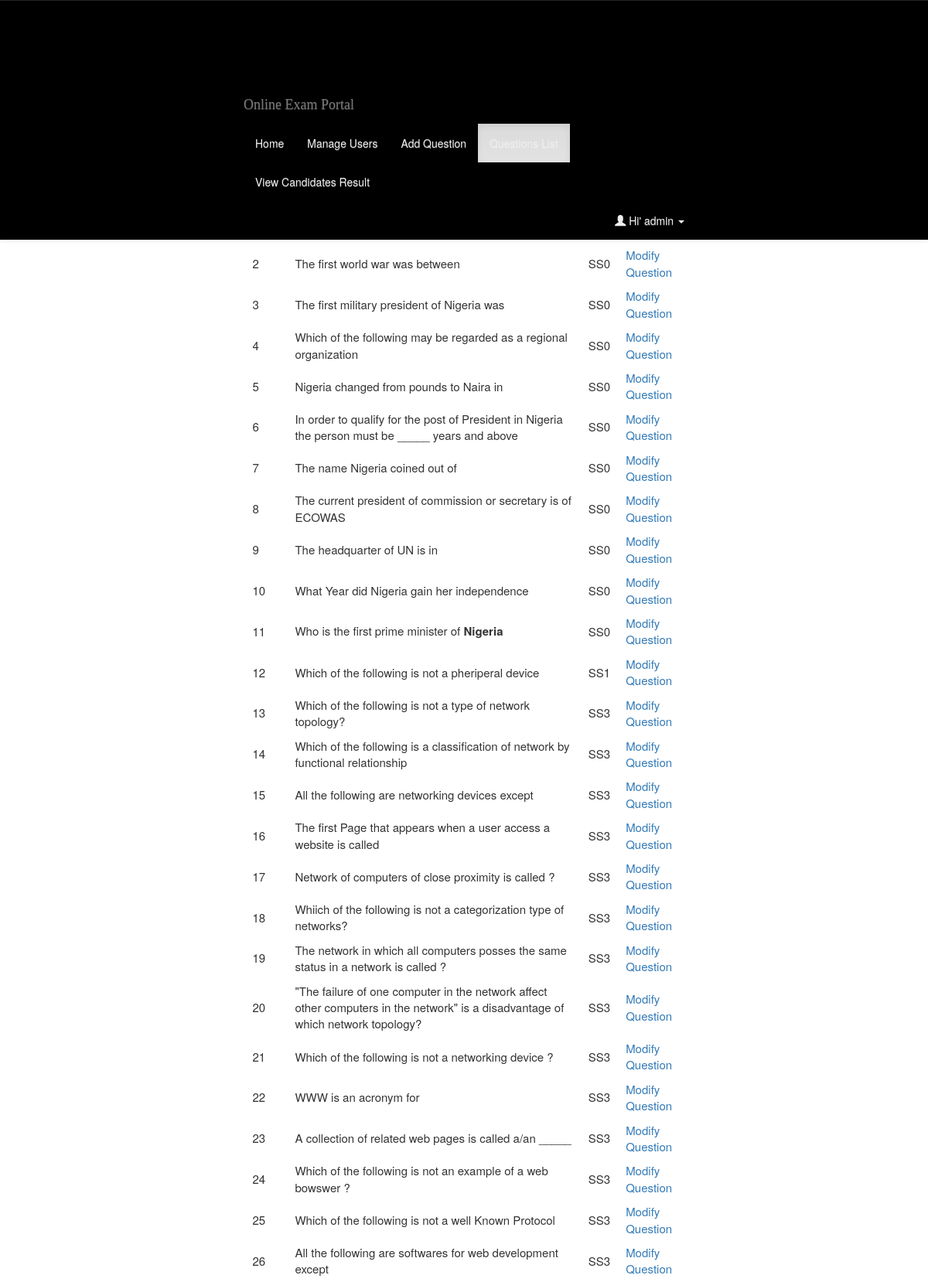
/admin/quest_list.php (signed in, upper part), run on the app's committed database.
### tables this page shows
CREATE TABLE `questions` (
  `q_id` int(11) NOT NULL,
  `quesNo` int(12) NOT NULL,
  `ques` text NOT NULL,
  `level` varchar(11) NOT NULL
);

### admin/quest_list.php (the view, shortened to what this page needs)
<?php
include_once '../dbconfig.php';
$stmt = $db_con->prepare("SELECT * FROM tbl_admin WHERE aid=:uid");
$stmt->execute(array(":uid"=>$_SESSION['admin_session']));
$row=$stmt->fetch(PDO::FETCH_ASSOC);
?>
<!DOCTYPE html PUBLIC "-//W3C//DTD XHTML 1.0 Transitional//EN" "http://www.w3.org/TR/xhtml1/DTD/xhtml1-transitional.dtd">
<html xmlns="http://www.w3.org/1999/xhtml">
<head>
<link href="../bootstrap/css/bootstrap.min.css" rel="stylesheet" media="screen">
<link href="../bootstrap/css/bootstrap-theme.min.css" rel="stylesheet" media="screen">
<link href="../style.css" rel="stylesheet" media="screen">
</head>
<body>
<header id="header">
  <nav class="navbar navbar-default navbar-fixed-top">
      <div class="container">
        <div class="navbar-header">
          <a class="navbar-brand" href="index.php">Online Exam Portal</a>
        </div>
        <div id="navbar" class="navbar-collapse collapse">
          <ul class="nav navbar-nav">
            <li ><a href="index.php">Home</a></li>
            <li  ><a href="manage_users.php">Manage Users</a></li>
            <li><a href="select_level.php">Add Question</a></li>
	<li class="active"><a href="quest_list.php"> Questions List</a></li>
        <li ><a href="view_result.php"> View Candidates Result</a></li>
          </ul>
          <ul class="nav navbar-nav navbar-right">
            <li class="dropdown">
              <a href="#" class="dropdown-toggle" data-toggle="dropdown" role="button" aria-haspopup="true" aria-expanded="false">
        <span class="glyphicon glyphicon-user"></span>&nbsp;Hi' <?php echo $row['username']; ?>&nbsp;<span class="caret"></span></a>
            </li>
          </ul>
        </div>
      </div>
    </nav>
</header>
	<div class="item active">
			 <div class="container" style="min-height: 550px;">
			 <h1> Admin Panel - Question List</h1>
			<div class="quelist">
			<table class="tblone" >
				<tr>
							<th width="10%">
							</th>
							<th width="70%">
							</th>
							<th width="5%">
							</th>
							<th width="20%">
							</th>
				</tr>
				<?php
	$sql= "SELECT * FROM questions order by level asc";
			$i=0;
			foreach ($db_con->query($sql) as $rows) {
				++$i
?>
					<tr>
						<td>
						<?php
							echo $i;
						?>
						</td>
						<td>
						<?php  echo $rows['ques'];?>
						</td>
						<td>
						<?php  echo $rows['level'];?>
						</td>
						<td>
                              <a href="modquest.php?id=<?php echo $rows['quesNo'] ?>" > Modify Question</a>
						</td>
				</tr>
			<?php
			}
?>
			</table>
			</div>
				  </div>
              </div>
</body>
</html>

### css/style.css (style rules this page uses)
body { background:#f1f9f9; }
.container { //border:solid red 1px; margin-top:110px; width: 50%; }
.navbar-brand { font-family:"Lucida Handwriting"; }
body { background: url(images/bglight.png); }
#header { height: 50px; padding: 10px; background-color: #755; border-bottom: 2px inset #aaaaaa; border-bottom-style: groove; color: #eee; }
#header nav { background: #755; }
#navbar a { color: #eee; }

### admin/quest_list.php (style rules this page uses)
#header { height: 50px; padding: 10px; background-color: #755; border-bottom: 2px inset #aaaaaa; border-bottom-style: groove; color: #eee; }
#header nav { background: black; }
#navbar a { color: #eee; }
h1 { display: block; font-size: 2em; -webkit-margin-before: 0.67em; -webkit-margin-after: 0.67em; -webkit-margin-start: 0px; -webkit-margin-end: 0px; font-weight: bold; }
.tblone { width:100%; border:1px solid #fff; margin:20px 0; }
.tblone td { font-size: 15px; padding: 5px 10px; }
table.tblone th { background-color: #d0d0d0; border: 2px solid #ffffff; text-align: center }
table.tblone tr:nth-child(2n+1) { background:#fff;height:30px; }

### data on the page
questions: ques "The first world war was between", level "SS0"
questions: ques "The first military president of Nigeria was", level "SS0"
questions: ques "Which of the following may be regarded as a regional organization", level "SS0"
questions: ques "Nigeria changed from pounds to Naira in", level "SS0"
questions: ques "In order to qualify for the post of President in Nigeria the person must be _____ years and above", level "SS0"
questions: ques "The name Nigeria coined out of", level "SS0"
questions: ques "The current president of commission or secretary is of ECOWAS", level "SS0"
questions: ques "The headquarter of UN is in", level "SS0"
questions: ques "What Year did Nigeria gain her independence", level "SS0"
questions: ques "Who is the first prime minister of Nigeria", level "SS0"
questions: ques "Which of the following is not a pheriperal device", level "SS1"
questions: ques "Which of the following is not a type of network topology?", level "SS3"
questions: ques "Which of the following is a classification of network by functional relationship", level "SS3"
questions: ques "All the following are networking devices except", level "SS3"
questions: ques "The first Page that appears when a user access a website is called", level "SS3"
questions: ques "Network of computers of close proximity is called ?", level "SS3"
questions: ques "Whiich of the following is not a categorization type of networks?", level "SS3"
questions: ques "The network in which all computers posses the same status in a network is called ?", level "SS3"
questions: ques "\"The failure of one computer in the network affect other computers in the network\" is a disadvantage of which network topology?", level "SS3"
questions: ques "Which of the following is not a networking device ?", level "SS3"
questions: ques "WWW is an acronym for", level "SS3"
questions: ques "A collection of related web pages is called a/an _____", level "SS3"
questions: ques "Which of the following is not an example of a web bowswer ?", level "SS3"
questions: ques "Which of the following is not a well Known Protocol", level "SS3"
questions: ques "All the following are softwares for web development except", level "SS3"

### other printed values
$row['username'] "admin"
